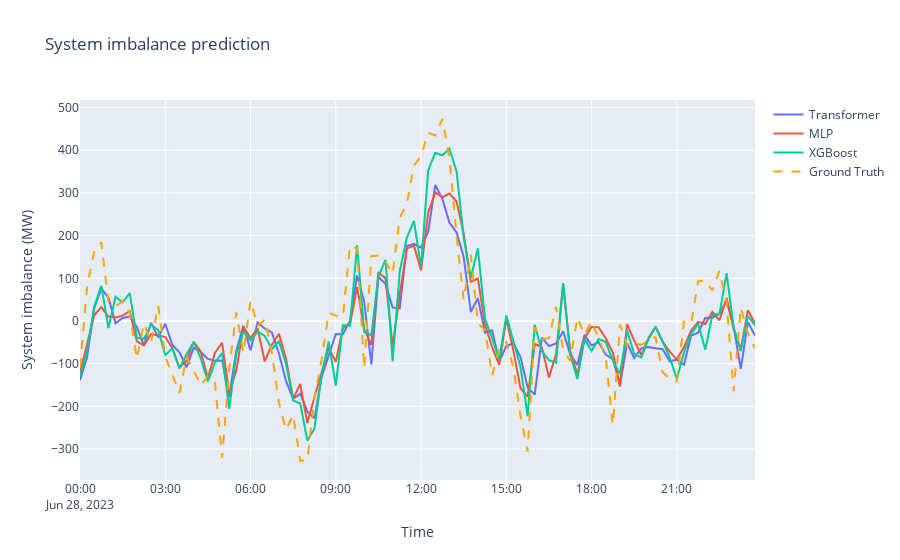

Notebook code for this chart:
### Code cell
fig = go.Figure()
fig.add_trace(go.Scatter(x=x, y=unpickled_data['transformer_fl_test_res.pkl']['preds'][start_ind:end_ind, 0].squeeze().cpu(), mode='lines', name=f'Transformer'))
fig.add_trace(go.Scatter(x=x, y=unpickled_data['mlp_fl_test_res.pkl']['preds'][0][start_ind:end_ind].squeeze().cpu(), mode='lines', name=f'MLP'))
fig.add_trace(go.Scatter(x=x, y=unpickled_data['xgboost_fl_test_res.pkl']['preds'][0][start_ind:end_ind].squeeze(), mode='lines', name=f'XGBoost'))
#fig.add_trace(go.Scatter(x=x, y=unpickled_data['encoder_test_res.pkl']['preds'][0][start_ind:end_ind].squeeze().cpu(), mode='lines', name=f'Encoder'))

fig.add_trace(go.Scatter(x=x, y=unpickled_data['mlp_fl_test_res.pkl']['gt'][0][start_ind:end_ind].squeeze().cpu(), mode='lines', name='Ground Truth', line=dict(dash='dash', color='orange')))

# Edit the layout
fig.update_layout(title='System imbalance prediction',
                   xaxis_title='Time',
                   yaxis_title='System imbalance (MW)')

# Show plot
fig.show(config={'staticPlot': True})
pio.write_image(fig, 'predicitons_fl.pdf')
